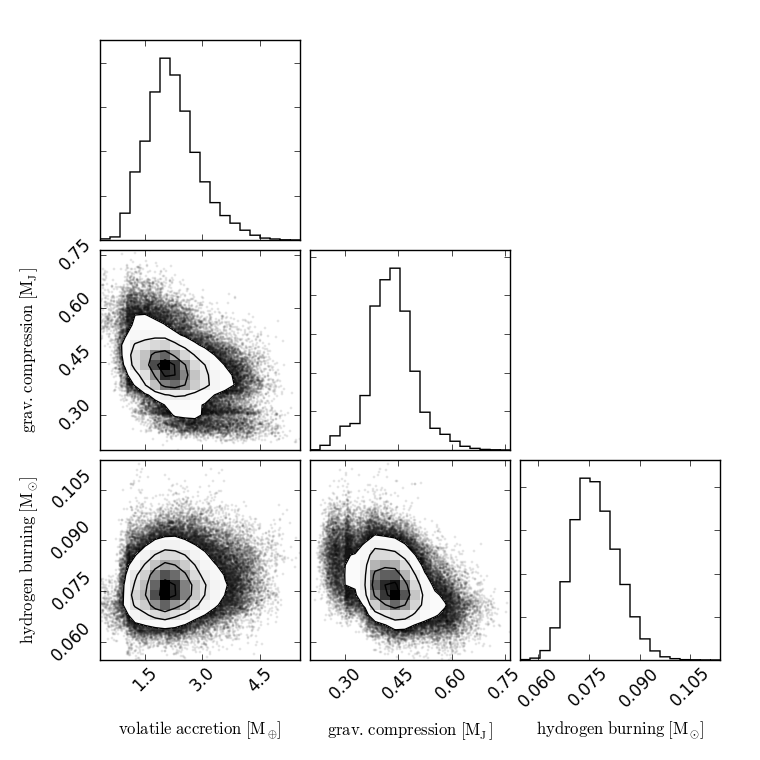

Here is the Python script that generated this plot:
import numpy as np
import corner

from matplotlib.backends.backend_pdf import PdfPages
pp = PdfPages('corner_trans.pdf')

dir = '/Users/jingjing/Work/DK_project/Stat_Practice/Projects/PlanetGroup/'
all_trans = np.loadtxt(dir+'h4_thin_hyper.out')[:,-3:]

### thin
def thin(all, factor=1):
	thinned = all[::factor,:]
	return thinned

trans_me = 10.**( thin(all_trans,1) )

### convert to proper unit
mearth2mjup = 317.828
mearth2msun = 333060.4

trans_plot = np.vstack(( np.vstack((trans_me[:,0], trans_me[:,1]/mearth2mjup)), 
						trans_me[:,2]/mearth2msun )).transpose()


### corner plot
figure = corner.corner(trans_plot, alpha=0.1,
labels = [r'$\rm volatile\ accretion\ [M_\oplus]$',
		r'$\rm grav.\ compression\ [M_J]$',
		r'$\rm hydrogen\ burning\ [M_\odot]$'],
#truths = [0., 0., 0.],
#quantiles = [0.16, 0.5, 0.84],
#show_titles=True, title_args={'fontsize':12}
)
#figure.savefig('corner_trans.png')

pp.savefig()
pp.close()


